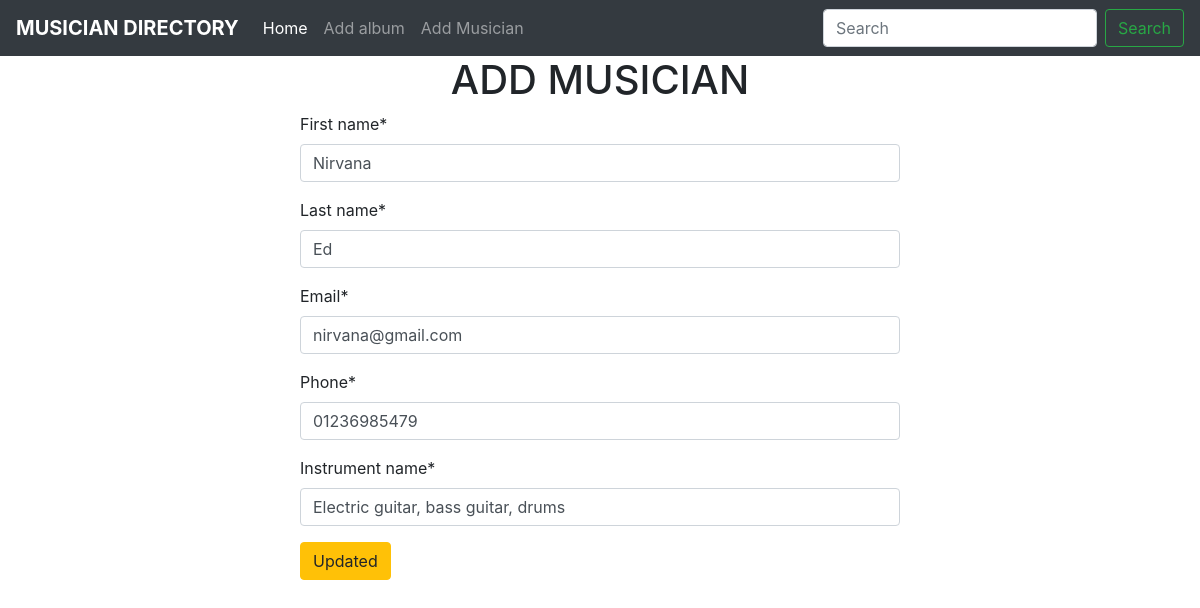
The page /musician/edit/2/ on the database its author committed.
### musician/models.py (models this page shows, shortened)
class Musician(models.Model):
    first_name = models.CharField(max_length=20)
    last_name = models.CharField(max_length=20)
    email = models.EmailField(max_length=50)
    phone = models.CharField(max_length=12)
    instrument_name = models.CharField(max_length=100)

### musician/views.py (the view)
# urls.py: path('edit/<int:id>/', views.edit_musician, name='edit_musician'),
def edit_musician(request, id):
    musician_form = Musician.objects.get(pk=id)
    if request.method == 'POST':
        musician_forms = forms.Musician(instance=musician_form)
        if musician_forms.is_valid():
            musician_forms.save()
            return redirect('home')
    else:
        musician_forms = forms.Musician(instance=musician_form)
    return render(request, 'home_musician.html', {'musician_form': musician_forms})

### musician/forms.py
class Musician(forms.ModelForm):
    class Meta:
        model = Musician
        fields = '__all__'

### musician/templates/home_musician.html (shortened to what this page needs)
{% extends 'base.html' %} {% load crispy_forms_tags %} {% block content %}
<h1 style="display: flex; justify-content: center; align-items: center">
  ADD MUSICIAN
</h1>
<form method="post" style="width: 50%; height = 500px; margin: auto;">
  {% csrf_token %} {{musician_form|crispy}}
  <button class="btn btn-warning">Updated</button>
</form>
{% endblock content %}

### rows shown on the page
Musician: first_name "Nirvana", last_name "Ed", email "nirvana@gmail.com", phone "01236985479", instrument_name "Electric guitar, bass guitar, drums"
